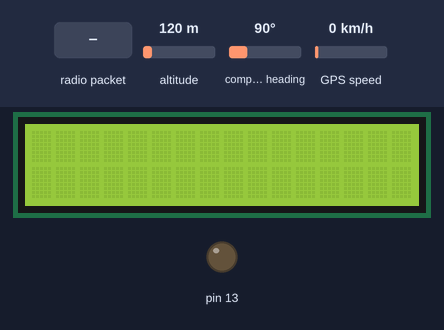
A sketch run on a simulated Arduino Uno, built with avr-gcc and run on an emulated ATmega328P. Parts: 16×2 character LCD, output pins drawn as LEDs (lit = HIGH). The test bench sets the inputs (shaded band); at power-on: altitude 120 m, compass heading 90°, GPS speed 0 km/h. The GPS gets a fix after 3 s at 37.7749, -122.4194 with 8 satellites; no radio packets arrive unless stated; what the sketch prints to the serial monitor is not drawn.

Above: at 1.2 s.
1.3 s: radio packet "1" arrives
At 2.6 s:
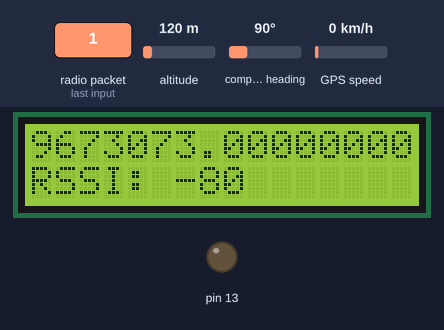
3.6 s: radio packet "0" arrives
At 5.0 s:
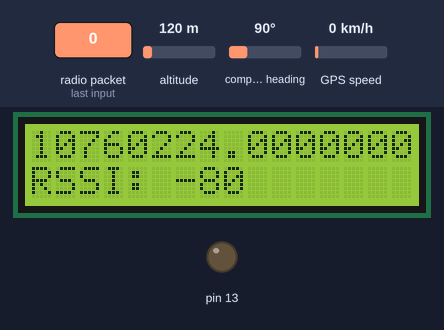
Timing chart, 0 to 6.6 s (numbered marks = the images above; inputs shaded):
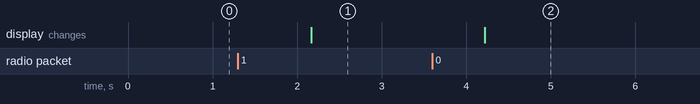

The sketch:

combine-lora-lcd.ino
```cpp
#include <SPI.h>
#include <LoRa.h>
#include <math.h>

#include <SoftwareSerial.h>
#include <TinyGPS.h>
float lat = 28.5458,lon = 77.1703, elv = 0;  // create variable for latitude and longitude object


#include <LiquidCrystal.h>
//LCD pin to Arduino
const int pin_RS = 4;
const int pin_EN = 5;
const int pin_d4 = A3;
const int pin_d5 = A4;
const int pin_d6 = A5;
const int pin_d7 = 3;

LiquidCrystal lcd( pin_RS,  pin_EN,  pin_d4,  pin_d5,  pin_d6,  pin_d7);


SoftwareSerial gpsSerial(A2,A1);//rx,tx
TinyGPS gps; // create gps object


int counter = 0;

static void smartdelay(unsigned long ms);
static void print_date(TinyGPS &gps);
static void print_int(unsigned long val, unsigned long invalid, int len);


#define MAX_WORLD_COUNT 5
#define MIN_WORLD_COUNT 2
char *Words[MAX_WORLD_COUNT];


struct coord
{
  float lat;
  float lon;
  float elv;
};

typedef struct coord Coord;

Coord initial;
Coord final;


struct point
{
  float x;
  float y;
  float z;
  float radius;
  float nx;
  float ny;
  float nz;
};

typedef struct point Point;


void setup() {

 lcd.begin(16, 2);
// lcd.setCursor(0,0);
// lcd.print("Electropeak.com");
// lcd.setCursor(0,1);
// lcd.print("Press Key:");


  gpsSerial.begin(9600);

  Serial.begin(9600);
  while (!Serial);
//
  Serial.println("LoRa Receiver");

  pinMode(13, OUTPUT);

  if (!LoRa.begin(915000000)) {
    Serial.println("Starting LoRa failed!");
    while (1);
  }
  else {
//      LoRa.setTxPower(20);
      LoRa.setSignalBandwidth(250e3);
      //LoRa.setFrequency(917200000);
      LoRa.setSpreadingFactor(12);
      LoRa.setCodingRate4(5);
//      LoRa.setPreambleLength(8);
//      LoRa.enableCrc();
  }
}

void loop() {


//Button Functions
//Serial.println(analogRead(A0));
//  delay(100);

//Button 1
//177 <= analogRead(A0) <= 180
//Button 2
//509 <= analogRead(A0) <= 511
//Button 3
//697 <= analogRead(A0) <= 699


char lorastr[30];

byte i=0;

  int packetSize = LoRa.parsePacket();
  if (packetSize) {

    // read packet

    while (LoRa.available()) {
      lorastr[i] = (char)LoRa.read();
      i++;
    }

lorastr[i] = '\0';


split_message(lorastr);

Serial.println(Words[0]);
Serial.println(Words[1]);
Serial.println(Words[2]);

    lcd.clear();
    lcd.setCursor(0,0);
//    lcd.print(Words[0]);
//    lcd.print(Words[1]);
//    lcd.print(Words[2]);

initial.lat = (float)strtod(Words[0],NULL);
initial.lon = (float)strtod(Words[1],NULL);
initial.elv = (float)strtod(Words[2],NULL);

lcd.print(Calculate()*1000,8);

     lcd.setCursor(0,1);
     lcd.print("RSSI: ");
     lcd.println(LoRa.packetRssi());

//Serial.print(" with RSSI ");
//    Serial.println(LoRa.packetRssi());

// lcd.setCursor(0,0);
// lcd.print("Electropeak.com");
// lcd.setCursor(0,1);
// lcd.print("Press Key:");

  }


//
//  Serial.print("Sending packet: ");
//  Serial.println(counter);
//
//  // send packet
//  LoRa.beginPacket();
////  LoRa.print("asdf ");
//  LoRa.print(counter);
//  LoRa.endPacket();
//
//  counter++;
//
//  delay(1000);


//GPS Stuff

//while (gpsSerial.available() > 0)
//    Serial.write(gpsSerial.read());

//while(gpsSerial.available()){ // check for gps data
//  Serial.println("gps data");
//  if(gps.encode(gpsSerial.read()))// encode gps data
//  {
  gps.f_get_position(&lat,&lon); // get latitude and longitude
  elv = gps.f_altitude();

  // display position
//  lcd.clear();
//  lcd.setCursor(0,0);
//  lcd.print(lat,3);
//  lcd.setCursor(8,0);
//  lcd.print(elv,1);
//  lcd.setCursor(0,1);
//  lcd.print(lon,3);

  Serial.print("Position: ");
  Serial.print("Latitude:");
  Serial.print(lat,6);
  Serial.print(";");
  Serial.print("Longitude:");
  Serial.println(lon,6);
  Serial.println(elv,1);
  print_date(gps);

final.lat = lat;
final.lon = lon;
final.elv = elv;

// }
 smartdelay(1000);
//}

}


////////// ////////// ////////// ////////// ////////// ////////// //////////
// Split string into individual words and store each word into an array
// this function return word_count (number of words)
////////// ////////// ////////// ////////// ////////// ////////// //////////
byte split_message(char* str) {
  byte word_count = 0; //number of words
  char * item = strtok (str, " ,"); //getting first word (uses space & comma as delimeter)

  while (item != NULL) {
    if (word_count >= MAX_WORLD_COUNT) {
      break;
    }
    Words[word_count] = item;
    item = strtok (NULL, " ,"); //getting subsequence word
    word_count++;
  }
  return  word_count;
}


static void smartdelay(unsigned long ms)
{
  unsigned long start = millis();
  do
  {
    while (gpsSerial.available())
      gps.encode(gpsSerial.read());
  } while (millis() - start < ms);
}


static void print_date(TinyGPS &gps)
{
  int year;
  byte month, day, hour, minute, second, hundredths;
  unsigned long age;
  gps.crack_datetime(&year, &month, &day, &hour, &minute, &second, &hundredths, &age);
  if (age == TinyGPS::GPS_INVALID_AGE)
    Serial.print("********** ******** ");
  else
  {
    char sz[32];
    sprintf(sz, "%02d/%02d/%02d %02d:%02d:%02d ",
        month, day, year, hour, minute, second);
    Serial.print(sz);
  }
  print_int(age, TinyGPS::GPS_INVALID_AGE, 5);
  smartdelay(0);
}


static void print_int(unsigned long val, unsigned long invalid, int len)
{
  char sz[32];
  if (val == invalid)
    strcpy(sz, "*******");
  else
    sprintf(sz, "%ld", val);
  sz[len] = 0;
  for (int i=strlen(sz); i<len; ++i)
    sz[i] = ' ';
  if (len > 0)
    sz[len-1] = ' ';
  Serial.print(sz);
  smartdelay(0);
}


//GPS Distance calculations

    float EarthRadiusInMeters(float latitudeRadians)
    {
        // latitudeRadians is geodetic, i.e. that reported by GPS.
        // http://en.wikipedia.org/wiki/Earth_radius
        float a = 6378137.0;  // equatorial radius in meters
        float b = 6356752.3;  // polar radius in meters
        float cosrad = cos(latitudeRadians);
        float sinrad = sin(latitudeRadians);
        float t1 = a * a * cosrad;
        float t2 = b * b * sinrad;
        float t3 = a * cosrad;
        float t4 = b * sinrad;
        return sqrt((t1*t1 + t2*t2) / (t3*t3 + t4*t4));
    }

    float  GeocentricLatitude(float latitude)
    {
        // Convert geodetic latitude 'lat' to a geocentric latitude 'clat'.
        // Geodetic latitude is the latitude as given by GPS.
        // Geocentric latitude is the angle measured from center of Earth between a point and the equator.
        // https://en.wikipedia.org/wiki/Latitude#Geocentric_latitude
        float e2 = 0.00669437999014;
        float clat = atan((1.0 - e2) * tan(latitude));
        return clat;
    }

Point LocationToPoint(Coord c)
    {
        // Convert (lat, lon, elv) to (x, y, z).
        float latitude = c.lat * PI / 180.0;
        float longitude = c.lon * PI / 180.0;
        float radius = EarthRadiusInMeters(latitude);
        float clat   = GeocentricLatitude(latitude);

        float cosLon = cos(longitude);
        float sinLon = sin(longitude);
        float cosLat = cos(clat);
        float sinLat = sin(clat);
        float x = radius * cosLon * cosLat;
        float y = radius * sinLon * cosLat;
        float z = radius * sinLat;

        // We used geocentric latitude to calculate (x,y,z) on the Earth's ellipsoid.
        // Now we use geodetic latitude to calculate normal vector from the surface, to correct for elevation.
        float cosGlat = cos(latitude);
        float sinGlat = sin(latitude);

        float nx = cosGlat * cosLon;
        float ny = cosGlat * sinLon;
        float nz = sinGlat;

        x += c.elv * nx;
        y += c.elv * ny;
        z += c.elv * nz;

        Point point;
        point.x = x;
        point.y = y;
        point.z = z;
        point.radius = radius;
        point.nx = nx;
        point.ny = ny;
        point.nz = nz;

        return point;
    }

    float Distance (Point ap,Point bp)
    {
        float dx = ap.x - bp.x;
        float dy = ap.y - bp.y;
        float dz = ap.z - bp.z;
        return sqrt (dx*dx + dy*dy + dz*dz);
    }

    Point RotateGlobe (Coord b, Coord a,float bradius,float aradius)
    {
        // Get modified coordinates of 'b' by rotating the globe so that 'a' is at lat=0, lon=0.
        Coord br;
        br.lat = b.lat;
        br.lon= (b.lon - a.lon);
        br.elv=b.elv;

        Point brp = LocationToPoint(br);

        // Rotate brp cartesian coordinates around the z-axis by a.lon degrees,
        // then around the y-axis by a.lat degrees.
        // Though we are decreasing by a.lat degrees, as seen above the y-axis,
        // this is a positive (counterclockwise) rotation (if B's longitude is east of A's).
        // However, from this point of view the x-axis is pointing left.
        // So we will look the other way making the x-axis pointing right, the z-axis
        // pointing up, and the rotation treated as negative.

        float alat = GeocentricLatitude(-a.lat * PI / 180.0);
        float acosrad = cos(alat);
        float asinrad = sin(alat);

        float bx = (brp.x * acosrad) - (brp.z * asinrad);
        float by = brp.y;
        float bz = (brp.x * asinrad) + (brp.z * acosrad);

        Point point;
        point.x = bx;
        point.y = by;
        point.z = bz;
        point.radius = bradius;

        return point;
    }

Point NormalizeVectorDiff(Point b,Point a)
    {
      Point point;
        // Calculate norm(b-a), where norm divides a vector by its length to produce a unit vector.
        float dx = b.x - a.x;
        float dy = b.y - a.y;
        float dz = b.z - a.z;
        float dist2 = dx*dx + dy*dy + dz*dz;
        if (dist2 == 0) {
            return point;
        }
        float dist = sqrt(dist2);
        point.x = (dx/dist);
        point.y = (dy/dist);
        point.z = (dz/dist);
        point.radius = 1.0;
        return point;
    }


    float Calculate()
    {

                Point ap = LocationToPoint(initial);
                Point bp = LocationToPoint(final);
                float distKm = 0.001 * Distance(ap,bp);
                return distKm;


//                // Let's use a trick to calculate azimuth:
//                // Rotate the globe so that point A looks like latitude 0, longitude 0.
//                // We keep the actual radii calculated based on the oblate geoid,
//                // but use angles based on subtraction.
//                // Point A will be at x=radius, y=0, z=0.
//                // Vector difference B-A will have dz = N/S component, dy = E/W component.
//                var br = RotateGlobe (b, a, bp.radius, ap.radius);
//                if (br.z*br.z + br.y*br.y > 1.0e-6) {
//                    var theta = Math.atan2(br.z, br.y) * 180.0 / Math.PI;
//                    var azimuth = 90.0 - theta;
//                    if (azimuth < 0.0) {
//                        azimuth += 360.0;
//                    }
//                    if (azimuth > 360.0) {
//                        azimuth -= 360.0;
//                    }
//                    $('div_Azimuth').innerHTML = azimuth.toFixed(4) + '&deg;';
//                }
//
//                var bma = NormalizeVectorDiff(bp, ap);
//                if (bma != null) {
//                    // Calculate altitude, which is the angle above the horizon of B as seen from A.
//                    // Almost always, B will actually be below the horizon, so the altitude will be negative.
//                    // The dot product of bma and norm = cos(zenith_angle), and zenith_angle = (90 deg) - altitude.
//                    // So altitude = 90 - acos(dotprod).
//                    var altitude = 90.0 - (180.0 / Math.PI)*Math.acos(bma.x*ap.nx + bma.y*ap.ny + bma.z*ap.nz);
//                    $('div_Altitude').innerHTML = altitude.toFixed(4).replace(/-/g,'&minus;') + '&deg;';
//                }

    }


//void loop() {
//  // try to parse packet
//  int packetSize = LoRa.parsePacket();
//  if (packetSize) {
//    // received a packet
//    Serial.print("Received packet '");
//
//    // read packet
//    while (LoRa.available()) {
//      Serial.print((char)LoRa.read());
//    }
//
//    // print RSSI of packet
//    Serial.print("' with RSSI ");
//    Serial.println(LoRa.packetRssi());
//  }
//}
```

Measured:
- after the input at 1.3 s, the display: changes after 0.87 s (image 1)
- after the input at 3.6 s, the display: changes after 0.62 s (image 2)
